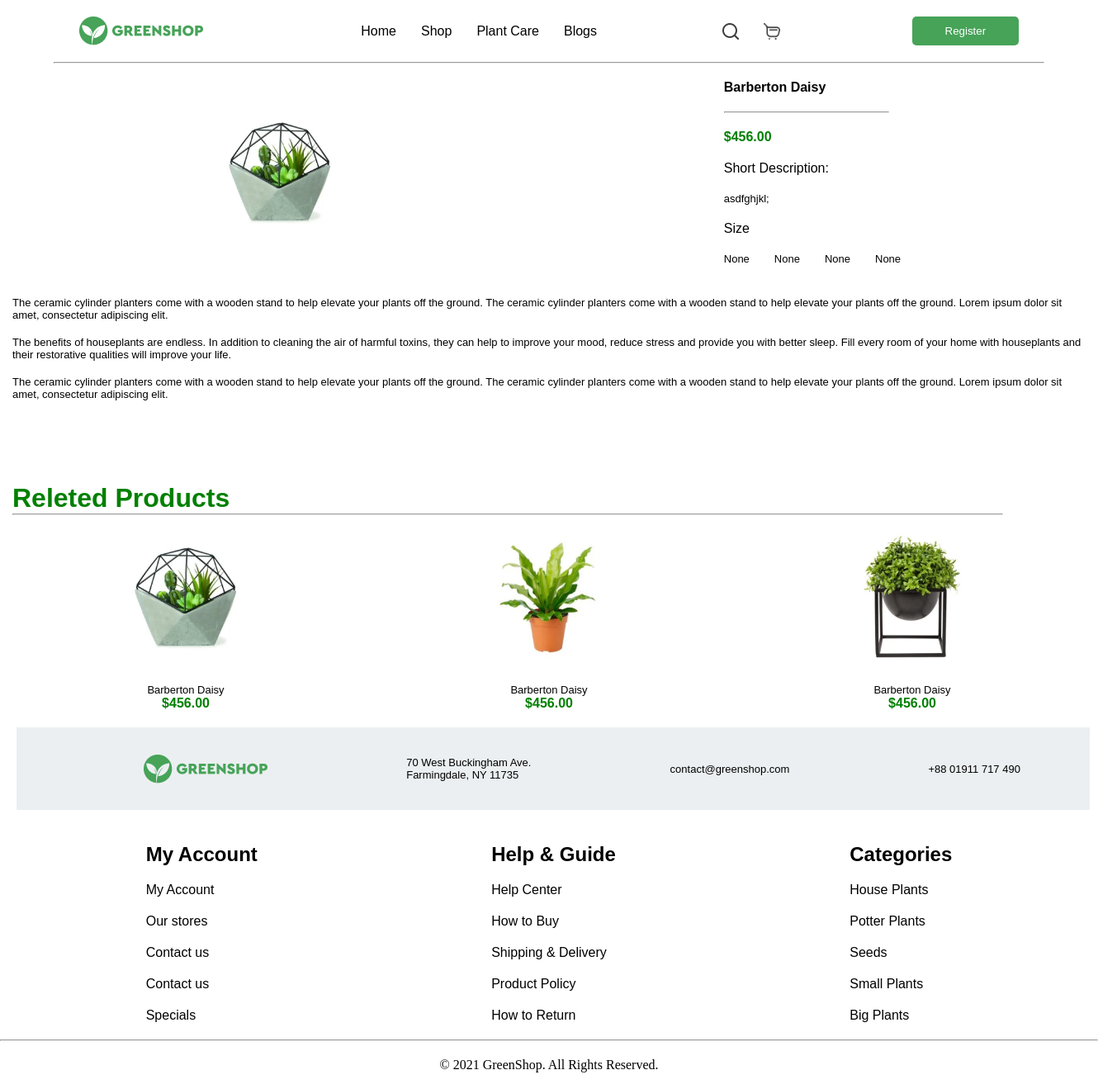
Screenshot of /plant/1 with the database file from the repository.
### plant/models.py (models this page shows, shortened)
class TimeAbstract(models.Model):
    created_at = models.DateField('created', auto_now_add=True)
    updated_at = models.DateField('', auto_now=True)
    class Meta:
        abstract = True

class Plant(TimeAbstract):
    class Meta:
        verbose_name_plural = 'plants'
        verbose_name = 'plant'
    name = models.CharField(max_length=100)
    price = models.DecimalField(decimal_places=2, max_digits=10)
    short_description = models.TextField()
    sizes = models.ManyToManyField('plant.Size', related_name='plant')
    category = models.ForeignKey('plant.Category', on_delete=models.PROTECT, related_name='plant')
    tags = models.ManyToManyField('plant.Tag', related_name='plant')
    description = models.ForeignKey('plant.Description', on_delete=models.PROTECT)
    user =  models.ForeignKey('auth.User', on_delete=models.PROTECT, related_name='plants')
    @property
    def image(self):
        if self.images.first():
            return self.images.first().image
        return None

class ImagePlant(TimeAbstract):
    class Meta:
        verbose_name_plural = 'images'
        verbose_name = 'image'
    plant = models.ForeignKey('plant.Plant', on_delete=models.PROTECT, related_name='images')
    image = ResizedImageField(upload_to='plant_images/', quality=90, force_format='WEBP')

class Description(TimeAbstract):
    class Meta:
        verbose_name_plural = 'descriptions'
        verbose_name = 'description'
    living_room = models.TextField()
    dinig_room = models.TextField()
    ofice = models.TextField()

class Category(TimeAbstract):
    class Meta:
        verbose_name_plural = 'categories'
        verbose_name = 'category'
    name = models.CharField(max_length=100)

### plant/views.py (the view)
# urls.py: path('plant/<int:pk>', views.DetailPlant.as_view(), name='detail_plant'),
class DetailPlant(DetailView):
    model = Plant
    context_object_name = 'plant'
    template_name = 'detail_plant.html'
    def get_context_data(self, **kwargs):
        plant = self.get_object()
        context = super().get_context_data(**kwargs)
        context['sizes'] = plant.sizes.all()
        context['categories'] = Category.objects.all()
        context['plants'] = Plant.objects.all()
        return context

### templates/detail_plant.html
{% extends 'main.html' %}
{% block content %}
  <div class="display5 media-container pad-20">
    <img class="card" src="{{ plant.image.url }}" alt="" />
    <div class="col-display">
      <h4>{{ plant.name }}<h4>
      <hr class="short" />
      <h4 class="green">${{ plant.price }}</h4>
      <h3>Short Description:</h3>
      <p>{{ plant.short_description }}</p>
      <h3>Size</h3>
      <div class="display-gap-m">
        {% for size in sizes %}
          <p>{{ plant.sizes.name }}</p>
        {% empty %}
          <p>нет размеров</p>
        {% endfor %}
      </div>
    </div>
  </div>
  <div class="container media-container">
    <br /><p>{{ plant.description.living_room }}</p>
    <br /><p>{{ plant.description.dinig_room }}</p>
    <br /><p>{{ plant.description.ofice }}</p>
  </div>
  <div class="container pad-top-100 text-center-m">
    <h1 class="green">Releted Products</h1>
    <hr class="" />
    <center>
      <div class="display-plant">
        {% for plant in plants|slice:':3' %}
          <a href="{% url 'detail_plant' plant.id %}">
            <div>
              <img class="card" src="{{ plant.image.url }}" alt="" />
              <p>{{ plant.name }}</p>
              <h4 class="green">${{ plant.price }}</h4>
            </div>
          </a>
        {% endfor %}
      </div>
    </center>
  </div>
{% endblock %}

### templates/companents/footer.html
{% block content %}
  <div class="pad-20">
    <div class="container footer display5 text-center-m">
      <div class="marg-left-20 text-end logo"></div>
      <div>
        <p>
          70 West Buckingham Ave.
          <br />Farmingdale, NY 11735
        </p>
      </div>
      <div>
        <p>contact@greenshop.com</p>
      </div>
      <div>
        <p>+88 01911 717 490</p>
      </div>
    </div>
  </div>
  <div class="container pad-20 display5 text-center-m">
    <div class="col-display-m">
      <h2>My Account</h2>
      <a href="">My Account</a>
      <a href="">Our stores</a>
      <a href="">Contact us</a>
      <a href="">Contact us</a>
      <a href="">Specials</a>
    </div>
    <div class="col-display-m">
      <h2>Help & Guide</h2>
      <a href="">Help Center</a>
      <a href="">How to Buy</a>
      <a href="">Shipping & Delivery</a>
      <a href="">Product Policy</a>
      <a href="">How to Return</a>
    </div>
    <div class="col-display-m">
      <h2>Categories</h2>
      {% for category in categories|slice:':5' %}
        <a href="">{{ category.name }}</a>
      {% endfor %}
    </div>
  </div>
  <hr class="max-width">
  <div class="pad-20">
    <center>
        © 2021 GreenShop. All Rights Reserved.
    </center>
  </div>
{% endblock %}

### static/static_dirs/css/main.css (style rules this page uses)
* { margin: 0; box-sizing: border-box; }
hr { color: rgb(225, 130, 130, 0.3); width: 1200px; text-align: center; height: 1px; }
.marg-left-20 { margin-left: 70px; }
.container { width: 1300px; margin: 0 auto; }
.pad-20 { padding: 20px; }
.col-display { display: flex; flex-direction: column; gap: 20px; }
.col-display-m { display: flex; flex-direction: column; gap: 20px; }
.logo { background-image: url(../images/logo.png); background-position: center; background-repeat: no-repeat; background-size: cover; width: 150px; height: 35px; }
.display5 { display: flex; justify-content: space-around; align-items: center; }
.display-plant { display: grid; grid-template-columns: repeat(3, 1fr); gap: 20px; }
.display-gap-m { display: flex; gap: 30px; align-items: center; }
.card { padding: 20px 20px; background-color: #ffffff; }
img { max-width: 200px; max-height: 200px; }
ul, li, a { text-decoration: none; font-family: Cera Pro, sans-serif; color: black; list-style: none; }
p { font-family: Cera Pro, sans-serif; font-size: 13px; }
h1 { font-family: Cera Pro, sans-serif; }
.pad-top-100 { padding-top: 100px; }
h4 { font-family: Cera Pro, sans-serif; }
h3 { font-family: Cera Pro, sans-serif; font-size: 16px; font-weight: 500; line-height: 18px; }
h2 { font-family: Cera Pro, sans-serif; }
.green { color: green; }
.footer { background-color: rgb(235, 239, 241); height: 100px; }
.max-width { width: 100%; }
.short { width: 200px; }

### rows the page displays
Plant: image (picture), name "Barberton Daisy", price "456.00", short_description "asdfghjkl;", sizes.name "None", description.living_room "The ceramic cylinder planters come with a wooden stand to help elevate your plants off the ground. The ceramic cylinder planters come with a wooden stand to help elevate your plants off the ground. Lorem ipsum dolor sit amet, consectetur adipiscing elit.", description.dinig_room "The benefits of houseplants are endless. In addition to cleaning the air of harmful toxins, they can help to improve your mood, reduce stress and provide you with better sleep. Fill every room of your home with houseplants and their restorative qualities will improve your life.", description.ofice "The ceramic cylinder planters come with a wooden stand to help elevate your plants off the ground. The ceramic cylinder planters come with a wooden stand to help elevate your plants off the ground. Lorem ipsum dolor sit amet, consectetur adipiscing elit."
Plant: image (picture), name "Barberton Daisy", price "456.00"
Plant: image (picture), name "Barberton Daisy", price "456.00"
Category: name "House Plants"
Category: name "Potter Plants"
Category: name "Seeds"
Category: name "Small Plants"
Category: name "Big Plants"
